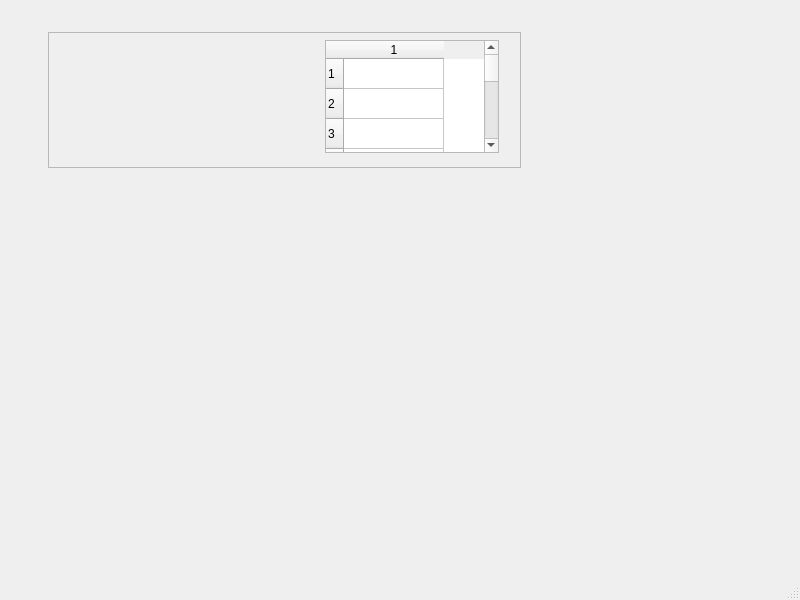
<?xml version="1.0" encoding="UTF-8"?>
<ui version="4.0">
 <class>MainWindow</class>
 <widget class="QMainWindow" name="MainWindow">
  <property name="geometry">
   <rect>
    <x>0</x>
    <y>0</y>
    <width>800</width>
    <height>600</height>
   </rect>
  </property>
  <property name="windowTitle">
   <string>MainWindow</string>
  </property>
  <widget class="QWidget" name="centralwidget">
   <widget class="QFrame" name="frame_2">
    <property name="geometry">
     <rect>
      <x>48</x>
      <y>32</y>
      <width>473</width>
      <height>136</height>
     </rect>
    </property>
    <property name="frameShape">
     <enum>QFrame::StyledPanel</enum>
    </property>
    <property name="frameShadow">
     <enum>QFrame::Raised</enum>
    </property>
    <widget class="caCalc" name="cacalc_56">
     <property name="geometry">
      <rect>
       <x>12</x>
       <y>10</y>
       <width>70</width>
       <height>20</height>
      </rect>
     </property>
     <property name="variable">
      <string notr="true">calcarray1</string>
     </property>
     <property name="calc">
      <string notr="true">A*0.02</string>
     </property>
     <property name="channel" stdset="0">
      <string notr="true">ACM:COUNT:1</string>
     </property>
    </widget>
    <widget class="caCalc" name="cacalc_57">
     <property name="geometry">
      <rect>
       <x>12</x>
       <y>30</y>
       <width>70</width>
       <height>20</height>
      </rect>
     </property>
     <property name="variable">
      <string notr="true">calcarray2</string>
     </property>
     <property name="calc">
      <string notr="true">A*0.03</string>
     </property>
     <property name="channel" stdset="0">
      <string notr="true">ACM:COUNT:1</string>
     </property>
    </widget>
    <widget class="caCalc" name="cacalc_58">
     <property name="geometry">
      <rect>
       <x>12</x>
       <y>50</y>
       <width>70</width>
       <height>20</height>
      </rect>
     </property>
     <property name="variable">
      <string notr="true">calcarray3</string>
     </property>
     <property name="calc">
      <string notr="true">A*0.04</string>
     </property>
     <property name="channel" stdset="0">
      <string notr="true">ACM:COUNT:1</string>
     </property>
    </widget>
    <widget class="caCalc" name="cacalc_59">
     <property name="geometry">
      <rect>
       <x>12</x>
       <y>70</y>
       <width>70</width>
       <height>20</height>
      </rect>
     </property>
     <property name="variable">
      <string notr="true">calcarray4</string>
     </property>
     <property name="calc">
      <string notr="true">A*0.05</string>
     </property>
     <property name="channel" stdset="0">
      <string notr="true">ACM:COUNT:1</string>
     </property>
    </widget>
    <widget class="caCalc" name="cacalc_60">
     <property name="geometry">
      <rect>
       <x>12</x>
       <y>90</y>
       <width>70</width>
       <height>20</height>
      </rect>
     </property>
     <property name="variable">
      <string notr="true">calcarray5</string>
     </property>
     <property name="calc">
      <string notr="true">A*0.06</string>
     </property>
     <property name="channel" stdset="0">
      <string notr="true">ACM:COUNT:1</string>
     </property>
    </widget>
    <widget class="caCalc" name="cacalc_61">
     <property name="geometry">
      <rect>
       <x>90</x>
       <y>10</y>
       <width>70</width>
       <height>20</height>
      </rect>
     </property>
     <property name="variable">
      <string notr="true">calcarray6</string>
     </property>
     <property name="calc">
      <string notr="true">A*0.10</string>
     </property>
     <property name="channel" stdset="0">
      <string notr="true">ACM:COUNT:1</string>
     </property>
    </widget>
    <widget class="caCalc" name="cacalc_62">
     <property name="geometry">
      <rect>
       <x>90</x>
       <y>30</y>
       <width>70</width>
       <height>20</height>
      </rect>
     </property>
     <property name="variable">
      <string notr="true">calcarray7</string>
     </property>
     <property name="calc">
      <string notr="true">A*0.11</string>
     </property>
     <property name="channel" stdset="0">
      <string notr="true">ACM:COUNT:1</string>
     </property>
    </widget>
    <widget class="caCalc" name="cacalc_63">
     <property name="geometry">
      <rect>
       <x>90</x>
       <y>50</y>
       <width>70</width>
       <height>20</height>
      </rect>
     </property>
     <property name="variable">
      <string notr="true">calcarray8</string>
     </property>
     <property name="calc">
      <string notr="true">A*0.12</string>
     </property>
     <property name="channel" stdset="0">
      <string notr="true">ACM:COUNT:1</string>
     </property>
    </widget>
    <widget class="caCalc" name="cacalc_64">
     <property name="geometry">
      <rect>
       <x>90</x>
       <y>70</y>
       <width>70</width>
       <height>20</height>
      </rect>
     </property>
     <property name="variable">
      <string notr="true">calcarray9</string>
     </property>
     <property name="calc">
      <string notr="true">A*0.13</string>
     </property>
     <property name="channel" stdset="0">
      <string notr="true">ACM:COUNT:1</string>
     </property>
    </widget>
    <widget class="caCalc" name="cacalc_65">
     <property name="geometry">
      <rect>
       <x>90</x>
       <y>90</y>
       <width>70</width>
       <height>20</height>
      </rect>
     </property>
     <property name="variable">
      <string notr="true">calcarray0</string>
     </property>
     <property name="calc">
      <string notr="true">A*0.14</string>
     </property>
     <property name="channel" stdset="0">
      <string notr="true">ACM:COUNT:1</string>
     </property>
    </widget>
    <widget class="caCalc" name="cacalc_66">
     <property name="geometry">
      <rect>
       <x>192</x>
       <y>14</y>
       <width>68</width>
       <height>20</height>
      </rect>
     </property>
     <property name="variable">
      <string notr="true">vec_Calc1</string>
     </property>
     <property name="variableType">
      <enum>caCalc::vector</enum>
     </property>
     <property name="channels" stdset="0">
      <string>calcarray1;calcarray2;ACM:COUNT:1;calcarray3;calcarray4;calcarray5;calcarray6;ACM:TEST:AO;calcarray7;calcarray8;calcarray9;calcarray0</string>
     </property>
    </widget>
    <widget class="caWaveTable" name="cawavetable_9">
     <property name="geometry">
      <rect>
       <x>277</x>
       <y>8</y>
       <width>174</width>
       <height>113</height>
      </rect>
     </property>
     <property name="channel" stdset="0">
      <string notr="true">vec_Calc1</string>
     </property>
     <property name="numberOfRows">
      <number>10</number>
     </property>
     <property name="numberOfColumns">
      <number>1</number>
     </property>
     <row/>
     <row/>
     <row/>
     <row/>
     <row/>
     <row/>
     <row/>
     <row/>
     <row/>
     <row/>
     <column/>
     <item row="0" column="0">
      <property name="font">
       <font/>
      </property>
      <property name="textAlignment">
       <set>AlignLeft|AlignLeading</set>
      </property>
     </item>
     <item row="1" column="0">
      <property name="font">
       <font/>
      </property>
      <property name="textAlignment">
       <set>AlignLeft|AlignLeading</set>
      </property>
     </item>
     <item row="2" column="0">
      <property name="font">
       <font/>
      </property>
      <property name="textAlignment">
       <set>AlignLeft|AlignLeading</set>
      </property>
     </item>
     <item row="3" column="0">
      <property name="font">
       <font/>
      </property>
      <property name="textAlignment">
       <set>AlignLeft|AlignLeading</set>
      </property>
     </item>
     <item row="4" column="0">
      <property name="font">
       <font/>
      </property>
      <property name="textAlignment">
       <set>AlignLeft|AlignLeading</set>
      </property>
     </item>
     <item row="5" column="0">
      <property name="font">
       <font/>
      </property>
      <property name="textAlignment">
       <set>AlignLeft|AlignLeading</set>
      </property>
     </item>
     <item row="6" column="0">
      <property name="font">
       <font/>
      </property>
      <property name="textAlignment">
       <set>AlignLeft|AlignLeading</set>
      </property>
     </item>
     <item row="7" column="0">
      <property name="font">
       <font/>
      </property>
      <property name="textAlignment">
       <set>AlignLeft|AlignLeading</set>
      </property>
     </item>
     <item row="8" column="0">
      <property name="font">
       <font/>
      </property>
      <property name="textAlignment">
       <set>AlignLeft|AlignLeading</set>
      </property>
     </item>
     <item row="9" column="0">
      <property name="font">
       <font/>
      </property>
      <property name="textAlignment">
       <set>AlignLeft|AlignLeading</set>
      </property>
     </item>
    </widget>
   </widget>
   <widget class="caCartesianPlot" name="cacartesianplot">
    <property name="geometry">
     <rect>
      <x>41</x>
      <y>214</y>
      <width>417</width>
      <height>238</height>
     </rect>
    </property>
    <property name="channels_1" stdset="0">
     <string>;vec_Calc1</string>
    </property>
    <property name="symbol_1">
     <enum>caCartesianPlot::Rect</enum>
    </property>
    <property name="color_1">
     <color>
      <red>255</red>
      <green>48</green>
      <blue>62</blue>
     </color>
    </property>
   </widget>
  </widget>
  <widget class="QMenuBar" name="menubar">
   <property name="geometry">
    <rect>
     <x>0</x>
     <y>0</y>
     <width>800</width>
     <height>18</height>
    </rect>
   </property>
  </widget>
  <widget class="QStatusBar" name="statusbar"/>
 </widget>
 <customwidgets>
  <customwidget>
   <class>caCartesianPlot</class>
   <extends>QFrame</extends>
   <header>caCartesianPlot</header>
  </customwidget>
  <customwidget>
   <class>caWaveTable</class>
   <extends>QTableWidget</extends>
   <header>caWaveTable</header>
  </customwidget>
  <customwidget>
   <class>caCalc</class>
   <extends>QLabel</extends>
   <header>caCalc</header>
  </customwidget>
 </customwidgets>
 <resources/>
 <connections/>
</ui>
